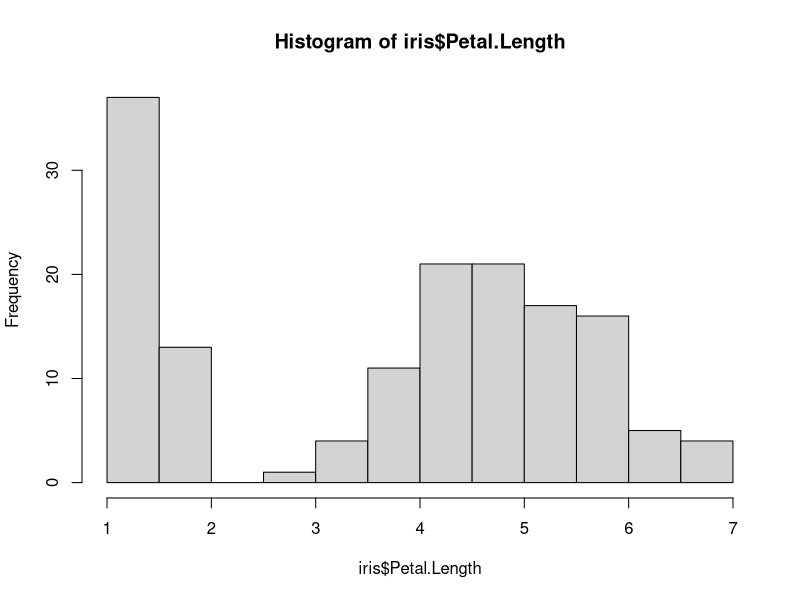
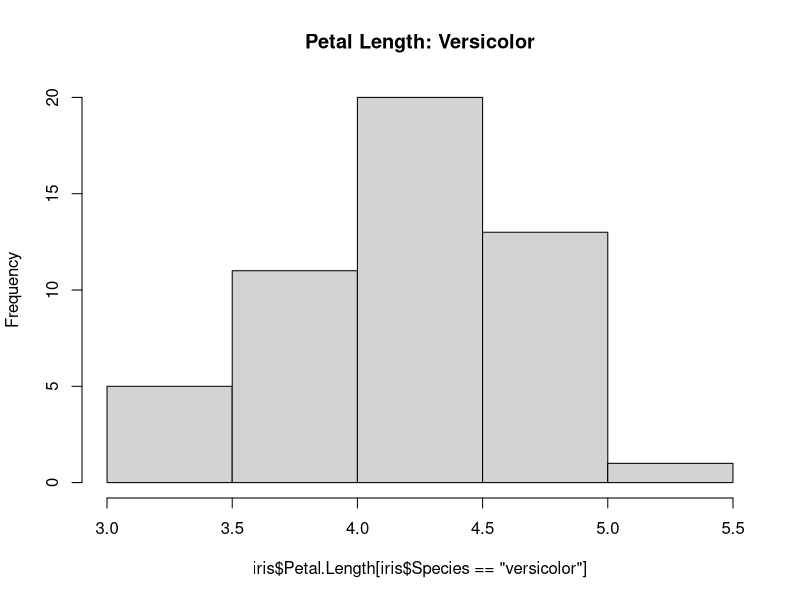
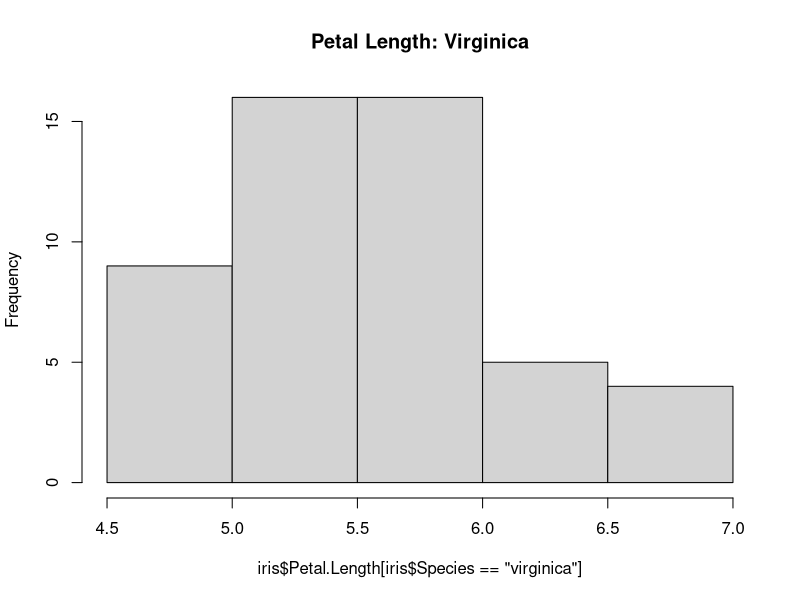
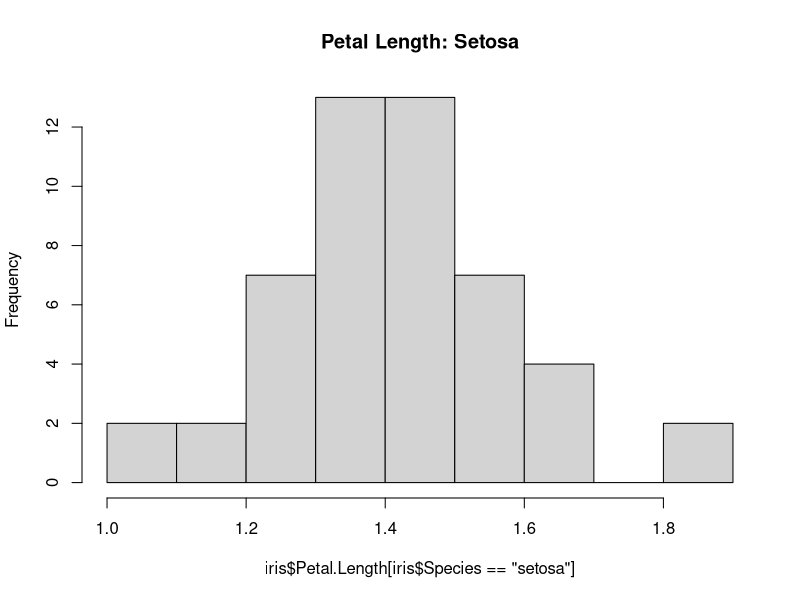
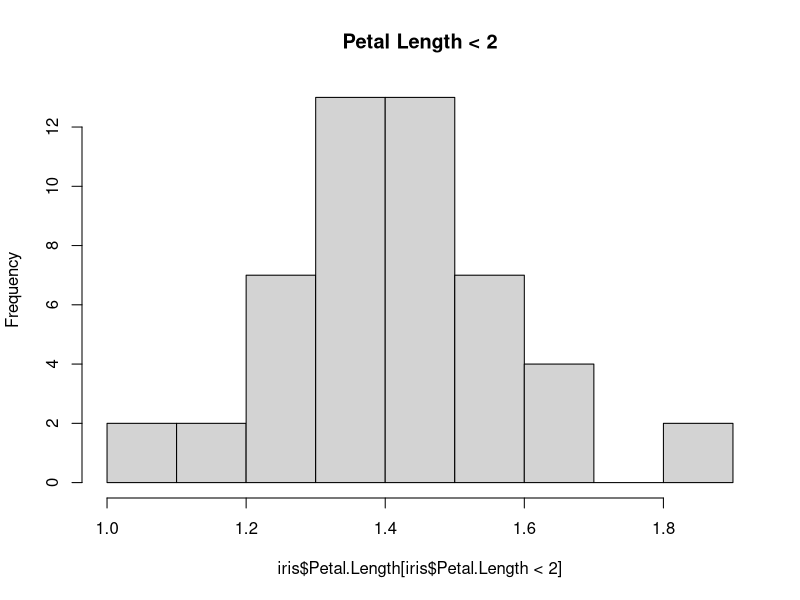
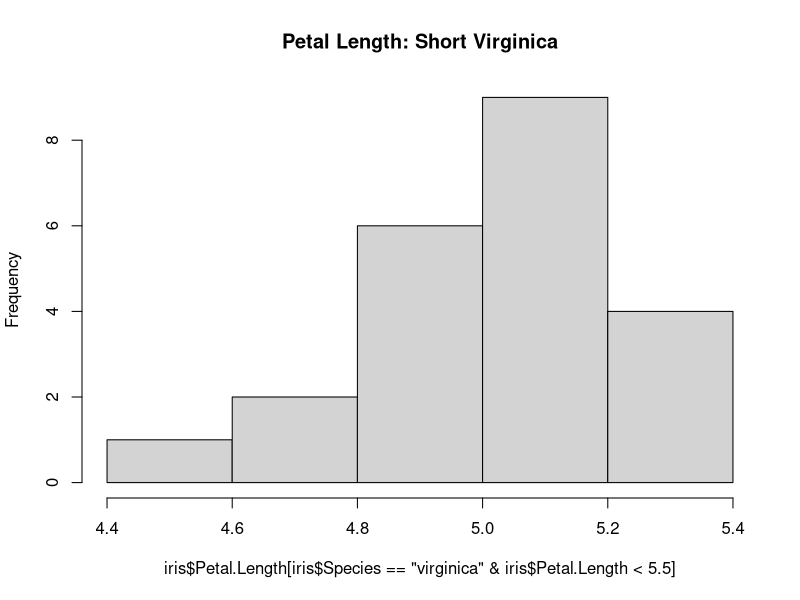
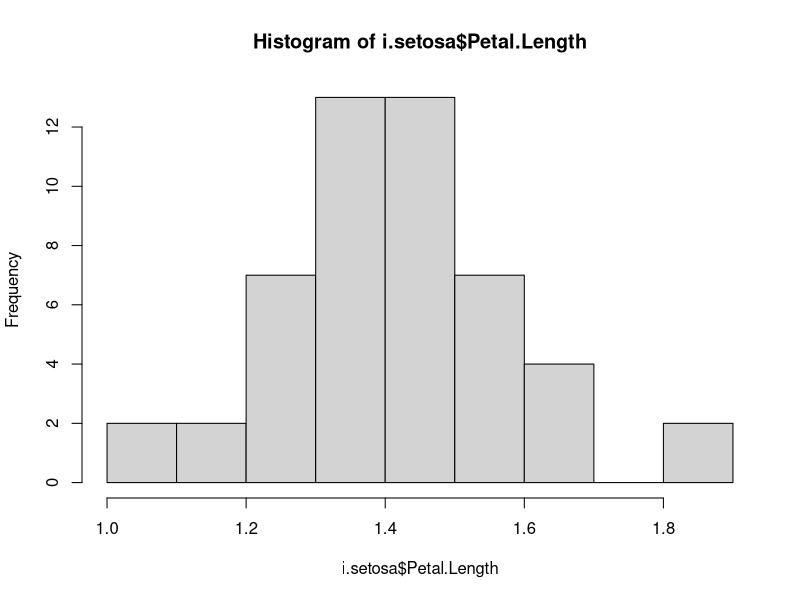

Write R code to recreate these figures, in order.
# File:   10_SelectingCases.R
# Course: R: An Introduction (with RStudio)

setwd("C:/Projects/CS Material And Snippets/Learn R/Tutorial")

# INSTALL AND LOAD PACKAGES ################################

library(datasets)  # Load/unload base packages manually

# LOAD DATA ################################################

head(iris)

# ALL DATA #################################################

hist(iris$Petal.Length)
summary(iris$Petal.Length)

summary(iris$Species)  # Get names and n for each species

# SELECT BY CATEGORY #######################################

# Versicolor
hist(iris$Petal.Length[iris$Species == "versicolor"],
  main = "Petal Length: Versicolor")

# Virginica
hist(iris$Petal.Length[iris$Species == "virginica"],
  main = "Petal Length: Virginica")

# Setosa
hist(iris$Petal.Length[iris$Species == "setosa"],
  main = "Petal Length: Setosa")

# SELECT BY VALUE ##########################################

# Short petals only (all Setosa)
hist(iris$Petal.Length[iris$Petal.Length < 2],
  main = "Petal Length < 2")

# MULTIPLE SELECTORS #######################################

# Short Virginica petals only
hist(iris$Petal.Length[iris$Species == "virginica" & 
  iris$Petal.Length < 5.5],
  main = "Petal Length: Short Virginica")

# CREATE SUBSAMPLE #########################################

# Format: data[rows, columns]
# Leave rows or columns blank to select all
i.setosa <- iris[iris$Species == "setosa", ]

# EXPLORE SUBSAMPLE ########################################

head(i.setosa)
summary(i.setosa$Petal.Length)
hist(i.setosa$Petal.Length)

# CLEAN UP #################################################

# Clear environment
# rm(list = ls())

# Clear packages
# detach("package:datasets", unload = TRUE)  # For base

# # Clear plots
# dev.off()  # But only if there IS a plot
#
# # Clear console
# cat("\014")  # ctrl+L

# Clear mind :)
